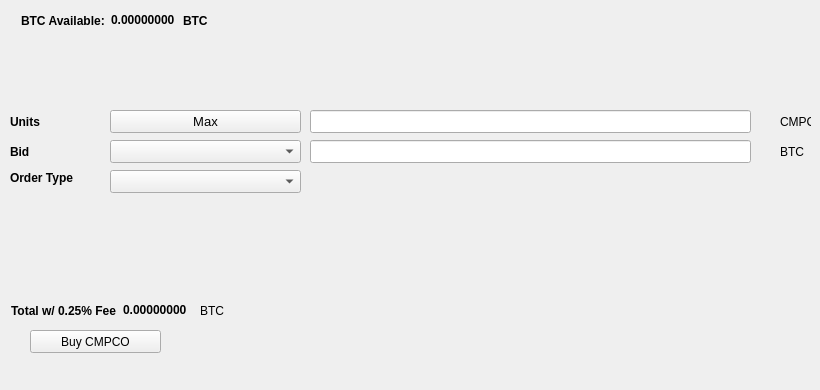
   <widget class="QWidget" name="BuyTab">
    <attribute name="title">
     <string>Buy</string>
    </attribute>
    <widget class="QPushButton" name="BuyCMPCO">
     <property name="geometry">
      <rect>
       <x>30</x>
       <y>330</y>
       <width>131</width>
       <height>23</height>
      </rect>
     </property>
     <property name="text">
      <string>Buy CMPCO</string>
     </property>
     <property name="icon">
      <iconset resource="../cmpco.qrc">
       <normaloff>:/icons/bitcoin</normaloff>:/icons/bitcoin</iconset>
     </property>
    </widget>
    <widget class="QLabel" name="label_3">
     <property name="geometry">
      <rect>
       <x>10</x>
       <y>110</y>
       <width>46</width>
       <height>23</height>
      </rect>
     </property>
     <property name="font">
      <font>
       <weight>75</weight>
       <bold>true</bold>
      </font>
     </property>
     <property name="text">
      <string>Units</string>
     </property>
    </widget>
    <widget class="QLineEdit" name="UnitsInput">
     <property name="geometry">
      <rect>
       <x>310</x>
       <y>110</y>
       <width>441</width>
       <height>23</height>
      </rect>
     </property>
     <property name="font">
      <font>
       <pointsize>9</pointsize>
       <weight>75</weight>
       <bold>true</bold>
      </font>
     </property>
    </widget>
    <widget class="QLineEdit" name="BuyBidPriceEdit">
     <property name="geometry">
      <rect>
       <x>310</x>
       <y>140</y>
       <width>441</width>
       <height>23</height>
      </rect>
     </property>
     <property name="font">
      <font>
       <pointsize>9</pointsize>
       <weight>75</weight>
       <bold>true</bold>
      </font>
     </property>
    </widget>
    <widget class="QLabel" name="label_4">
     <property name="geometry">
      <rect>
       <x>780</x>
       <y>110</y>
       <width>31</width>
       <height>23</height>
      </rect>
     </property>
     <property name="text">
      <string>CMPCO</string>
     </property>
    </widget>
    <widget class="QLabel" name="label_5">
     <property name="geometry">
      <rect>
       <x>780</x>
       <y>140</y>
       <width>31</width>
       <height>23</height>
      </rect>
     </property>
     <property name="text">
      <string>BTC</string>
     </property>
    </widget>
    <widget class="QLabel" name="label_6">
     <property name="geometry">
      <rect>
       <x>10</x>
       <y>140</y>
       <width>46</width>
       <height>23</height>
      </rect>
     </property>
     <property name="font">
      <font>
       <weight>75</weight>
       <bold>true</bold>
      </font>
     </property>
     <property name="text">
      <string>Bid</string>
     </property>
    </widget>
    <widget class="QLabel" name="label_7">
     <property name="geometry">
      <rect>
       <x>10</x>
       <y>170</y>
       <width>91</width>
       <height>16</height>
      </rect>
     </property>
     <property name="font">
      <font>
       <weight>75</weight>
       <bold>true</bold>
      </font>
     </property>
     <property name="text">
      <string>Order Type</string>
     </property>
    </widget>
    <widget class="QPushButton" name="Buy_Max_Amount">
     <property name="geometry">
      <rect>
       <x>110</x>
       <y>110</y>
       <width>191</width>
       <height>23</height>
      </rect>
     </property>
     <property name="font">
      <font>
       <pointsize>10</pointsize>
      </font>
     </property>
     <property name="text">
      <string>Max</string>
     </property>
    </widget>
    <widget class="QComboBox" name="BuyBidcomboBox">
     <property name="geometry">
      <rect>
       <x>110</x>
       <y>140</y>
       <width>191</width>
       <height>23</height>
      </rect>
     </property>
     <property name="font">
      <font>
       <pointsize>10</pointsize>
      </font>
     </property>
    </widget>
    <widget class="QComboBox" name="buyOrdertypeCombo">
     <property name="geometry">
      <rect>
       <x>110</x>
       <y>170</y>
       <width>191</width>
       <height>23</height>
      </rect>
     </property>
     <property name="font">
      <font>
       <pointsize>10</pointsize>
      </font>
     </property>
    </widget>
    <widget class="QWidget" name="layoutWidget1">
     <property name="geometry">
      <rect>
       <x>21</x>
       <y>11</y>
       <width>227</width>
       <height>19</height>
      </rect>
     </property>
     <layout class="QHBoxLayout" name="horizontalLayout_3">
      <item>
       <widget class="QLabel" name="label232">
        <property name="font">
         <font>
          <weight>75</weight>
          <bold>true</bold>
         </font>
        </property>
        <property name="text">
         <string>BTC Available:</string>
        </property>
       </widget>
      </item>
      <item>
       <widget class="QLabel" name="BtcAvailableLbl">
        <property name="palette">
         <palette>
          <active>
           <colorrole role="WindowText">
            <brush brushstyle="SolidPattern">
             <color alpha="255">
              <red>0</red>
              <green>0</green>
              <blue>0</blue>
             </color>
            </brush>
           </colorrole>
           <colorrole role="Button">
            <brush brushstyle="SolidPattern">
             <color alpha="255">
              <red>0</red>
              <green>170</green>
              <blue>0</blue>
             </color>
            </brush>
           </colorrole>
           <colorrole role="Light">
            <brush brushstyle="SolidPattern">
             <color alpha="255">
              <red>0</red>
              <green>255</green>
              <blue>0</blue>
             </color>
            </brush>
           </colorrole>
           <colorrole role="Midlight">
            <brush brushstyle="SolidPattern">
             <color alpha="255">
              <red>0</red>
              <green>212</green>
              <blue>0</blue>
             </color>
            </brush>
           </colorrole>
           <colorrole role="Dark">
            <brush brushstyle="SolidPattern">
             <color alpha="255">
              <red>0</red>
              <green>85</green>
              <blue>0</blue>
             </color>
            </brush>
           </colorrole>
           <colorrole role="Mid">
            <brush brushstyle="SolidPattern">
             <color alpha="255">
              <red>0</red>
              <green>113</green>
              <blue>0</blue>
             </color>
            </brush>
           </colorrole>
           <colorrole role="Text">
            <brush brushstyle="SolidPattern">
             <color alpha="255">
              <red>0</red>
              <green>170</green>
              <blue>0</blue>
             </color>
            </brush>
           </colorrole>
           <colorrole role="BrightText">
            <brush brushstyle="SolidPattern">
             <color alpha="255">
              <red>255</red>
              <green>255</green>
              <blue>255</blue>
             </color>
            </brush>
           </colorrole>
           <colorrole role="ButtonText">
            <brush brushstyle="SolidPattern">
             <color alpha="255">
              <red>0</red>
              <green>0</green>
              <blue>0</blue>
             </color>
            </brush>
           </colorrole>
           <colorrole role="Base">
            <brush brushstyle="SolidPattern">
             <color alpha="255">
              <red>255</red>
              <green>255</green>
              <blue>255</blue>
             </color>
            </brush>
           </colorrole>
           <colorrole role="Window">
            <brush brushstyle="SolidPattern">
             <color alpha="255">
              <red>0</red>
              <green>170</green>
              <blue>0</blue>
             </color>
            </brush>
           </colorrole>
           <colorrole role="Shadow">
            <brush brushstyle="SolidPattern">
             <color alpha="255">
              <red>0</red>
              <green>0</green>
              <blue>0</blue>
             </color>
            </brush>
           </colorrole>
           <colorrole role="AlternateBase">
            <brush brushstyle="SolidPattern">
             <color alpha="255">
              <red>127</red>
              <green>212</green>
              <blue>127</blue>
             </color>
            </brush>
           </colorrole>
           <colorrole role="ToolTipBase">
            <brush brushstyle="SolidPattern">
             <color alpha="255">
              <red>255</red>
              <green>255</green>
              <blue>220</blue>
             </color>
            </brush>
           </colorrole>
           <colorrole role="ToolTipText">
            <brush brushstyle="SolidPattern">
             <color alpha="255">
              <red>0</red>
              <green>0</green>
              <blue>0</blue>
             </color>
            </brush>
           </colorrole>
          </active>
          <inactive>
           <colorrole role="WindowText">
            <brush brushstyle="SolidPattern">
             <color alpha="255">
              <red>0</red>
              <green>0</green>
              <blue>0</blue>
             </color>
            </brush>
           </colorrole>
           <colorrole role="Button">
            <brush brushstyle="SolidPattern">
             <color alpha="255">
              <red>0</red>
              <green>170</green>
              <blue>0</blue>
             </color>
            </brush>
           </colorrole>
           <colorrole role="Light">
            <brush brushstyle="SolidPattern">
             <color alpha="255">
              <red>0</red>
              <green>255</green>
              <blue>0</blue>
             </color>
            </brush>
           </colorrole>
           <colorrole role="Midlight">
            <brush brushstyle="SolidPattern">
             <color alpha="255">
              <red>0</red>
              <green>212</green>
              <blue>0</blue>
             </color>
            </brush>
           </colorrole>
           <colorrole role="Dark">
            <brush brushstyle="SolidPattern">
             <color alpha="255">
              <red>0</red>
              <green>85</green>
              <blue>0</blue>
             </color>
            </brush>
           </colorrole>
           <colorrole role="Mid">
            <brush brushstyle="SolidPattern">
             <color alpha="255">
              <red>0</red>
              <green>113</green>
              <blue>0</blue>
             </color>
            </brush>
           </colorrole>
           <colorrole role="Text">
            <brush brushstyle="SolidPattern">
             <color alpha="255">
              <red>0</red>
              <green>170</green>
              <blue>0</blue>
             </color>
            </brush>
           </colorrole>
           <colorrole role="BrightText">
            <brush brushstyle="SolidPattern">
             <color alpha="255">
              <red>255</red>
              <green>255</green>
              <blue>255</blue>
             </color>
            </brush>
           </colorrole>
           <colorrole role="ButtonText">
            <brush brushstyle="SolidPattern">
             <color alpha="255">
              <red>0</red>
              <green>0</green>
              <blue>0</blue>
             </color>
            </brush>
           </colorrole>
           <colorrole role="Base">
            <brush brushstyle="SolidPattern">
             <color alpha="255">
              <red>255</red>
              <green>255</green>
              <blue>255</blue>
             </color>
            </brush>
           </colorrole>
           <colorrole role="Window">
            <brush brushstyle="SolidPattern">
             <color alpha="255">
              <red>0</red>
              <green>170</green>
              <blue>0</blue>
             </color>
            </brush>
           </colorrole>
           <colorrole role="Shadow">
            <brush brushstyle="SolidPattern">
             <color alpha="255">
              <red>0</red>
              <green>0</green>
              <blue>0</blue>
             </color>
            </brush>
           </colorrole>
           <colorrole role="AlternateBase">
            <brush brushstyle="SolidPattern">
             <color alpha="255">
              <red>127</red>
              <green>212</green>
              <blue>127</blue>
             </color>
            </brush>
           </colorrole>
           <colorrole role="ToolTipBase">
            <brush brushstyle="SolidPattern">
             <color alpha="255">
              <red>255</red>
              <green>255</green>
              <blue>220</blue>
             </color>
            </brush>
           </colorrole>
           <colorrole role="ToolTipText">
            <brush brushstyle="SolidPattern">
             <color alpha="255">
              <red>0</red>
              <green>0</green>
              <blue>0</blue>
             </color>
            </brush>
           </colorrole>
          </inactive>
          <disabled>
           <colorrole role="WindowText">
            <brush brushstyle="SolidPattern">
             <color alpha="255">
              <red>0</red>
              <green>85</green>
              <blue>0</blue>
             </color>
            </brush>
           </colorrole>
           <colorrole role="Button">
            <brush brushstyle="SolidPattern">
             <color alpha="255">
              <red>0</red>
              <green>170</green>
              <blue>0</blue>
             </color>
            </brush>
           </colorrole>
           <colorrole role="Light">
            <brush brushstyle="SolidPattern">
             <color alpha="255">
              <red>0</red>
              <green>255</green>
              <blue>0</blue>
             </color>
            </brush>
           </colorrole>
           <colorrole role="Midlight">
            <brush brushstyle="SolidPattern">
             <color alpha="255">
              <red>0</red>
              <green>212</green>
              <blue>0</blue>
             </color>
            </brush>
           </colorrole>
           <colorrole role="Dark">
            <brush brushstyle="SolidPattern">
             <color alpha="255">
              <red>0</red>
              <green>85</green>
              <blue>0</blue>
             </color>
            </brush>
           </colorrole>
           <colorrole role="Mid">
            <brush brushstyle="SolidPattern">
             <color alpha="255">
              <red>0</red>
              <green>113</green>
              <blue>0</blue>
             </color>
            </brush>
           </colorrole>
           <colorrole role="Text">
            <brush brushstyle="SolidPattern">
             <color alpha="255">
              <red>0</red>
              <green>85</green>
              <blue>0</blue>
             </color>
            </brush>
           </colorrole>
           <colorrole role="BrightText">
            <brush brushstyle="SolidPattern">
             <color alpha="255">
              <red>255</red>
              <green>255</green>
              <blue>255</blue>
             </color>
            </brush>
           </colorrole>
           <colorrole role="ButtonText">
            <brush brushstyle="SolidPattern">
             <color alpha="255">
              <red>0</red>
              <green>85</green>
              <blue>0</blue>
             </color>
            </brush>
           </colorrole>
           <colorrole role="Base">
            <brush brushstyle="SolidPattern">
             <color alpha="255">
              <red>0</red>
              <green>170</green>
              <blue>0</blue>
             </color>
            </brush>
           </colorrole>
           <colorrole role="Window">
            <brush brushstyle="SolidPattern">
             <color alpha="255">
              <red>0</red>
              <green>170</green>
              <blue>0</blue>
             </color>
            </brush>
           </colorrole>
           <colorrole role="Shadow">
            <brush brushstyle="SolidPattern">
             <color alpha="255">
              <red>0</red>
              <green>0</green>
              <blue>0</blue>
             </color>
            </brush>
           </colorrole>
           <colorrole role="AlternateBase">
            <brush brushstyle="SolidPattern">
             <color alpha="255">
              <red>0</red>
              <green>170</green>
              <blue>0</blue>
             </color>
            </brush>
           </colorrole>
           <colorrole role="ToolTipBase">
            <brush brushstyle="SolidPattern">
             <color alpha="255">
              <red>255</red>
              <green>255</green>
              <blue>220</blue>
             </color>
            </brush>
           </colorrole>
           <colorrole role="ToolTipText">
            <brush brushstyle="SolidPattern">
             <color alpha="255">
              <red>0</red>
              <green>0</green>
              <blue>0</blue>
             </color>
            </brush>
           </colorrole>
          </disabled>
         </palette>
        </property>
        <property name="font">
         <font>
          <weight>75</weight>
          <bold>true</bold>
         </font>
        </property>
        <property name="text">
         <string>0.00000000</string>
        </property>
        <property name="textInteractionFlags">
         <set>Qt::LinksAccessibleByMouse|Qt::TextSelectableByKeyboard|Qt::TextSelectableByMouse</set>
        </property>
       </widget>
      </item>
      <item>
       <widget class="QLabel" name="BtcAvailableLbl_2">
        <property name="font">
         <font>
          <weight>75</weight>
          <bold>true</bold>
         </font>
        </property>
        <property name="text">
         <string>BTC</string>
        </property>
       </widget>
      </item>
     </layout>
    </widget>
    <widget class="QWidget" name="layoutWidge2">
     <property name="geometry">
      <rect>
       <x>11</x>
       <y>301</y>
       <width>259</width>
       <height>19</height>
      </rect>
     </property>
     <layout class="QHBoxLayout" name="horizontalLayout_4">
      <item>
       <widget class="QLabel" name="label_9">
        <property name="font">
         <font>
          <weight>75</weight>
          <bold>true</bold>
         </font>
        </property>
        <property name="text">
         <string>Total w/ 0.25% Fee</string>
        </property>
       </widget>
      </item>
      <item>
       <widget class="QLabel" name="BuyCostLabel">
        <property name="palette">
         <palette>
          <active>
           <colorrole role="WindowText">
            <brush brushstyle="SolidPattern">
             <color alpha="255">
              <red>0</red>
              <green>0</green>
              <blue>0</blue>
             </color>
            </brush>
           </colorrole>
           <colorrole role="Button">
            <brush brushstyle="SolidPattern">
             <color alpha="255">
              <red>0</red>
              <green>170</green>
              <blue>0</blue>
             </color>
            </brush>
           </colorrole>
           <colorrole role="Light">
            <brush brushstyle="SolidPattern">
             <color alpha="255">
              <red>0</red>
              <green>255</green>
              <blue>0</blue>
             </color>
            </brush>
           </colorrole>
           <colorrole role="Midlight">
            <brush brushstyle="SolidPattern">
             <color alpha="255">
              <red>0</red>
              <green>212</green>
              <blue>0</blue>
             </color>
            </brush>
           </colorrole>
           <colorrole role="Dark">
            <brush brushstyle="SolidPattern">
             <color alpha="255">
              <red>0</red>
              <green>85</green>
              <blue>0</blue>
             </color>
            </brush>
           </colorrole>
           <colorrole role="Mid">
            <brush brushstyle="SolidPattern">
             <color alpha="255">
              <red>0</red>
              <green>113</green>
              <blue>0</blue>
             </color>
            </brush>
           </colorrole>
           <colorrole role="Text">
            <brush brushstyle="SolidPattern">
             <color alpha="255">
              <red>0</red>
              <green>170</green>
              <blue>0</blue>
             </color>
            </brush>
           </colorrole>
           <colorrole role="BrightText">
            <brush brushstyle="SolidPattern">
             <color alpha="255">
              <red>255</red>
              <green>255</green>
              <blue>255</blue>
             </color>
            </brush>
           </colorrole>
           <colorrole role="ButtonText">
            <brush brushstyle="SolidPattern">
             <color alpha="255">
              <red>0</red>
              <green>0</green>
              <blue>0</blue>
             </color>
            </brush>
           </colorrole>
           <colorrole role="Base">
            <brush brushstyle="SolidPattern">
             <color alpha="255">
              <red>255</red>
              <green>255</green>
              <blue>255</blue>
             </color>
            </brush>
           </colorrole>
           <colorrole role="Window">
            <brush brushstyle="SolidPattern">
             <color alpha="255">
              <red>0</red>
              <green>170</green>
              <blue>0</blue>
             </color>
            </brush>
           </colorrole>
           <colorrole role="Shadow">
            <brush brushstyle="SolidPattern">
             <color alpha="255">
              <red>0</red>
              <green>0</green>
              <blue>0</blue>
             </color>
            </brush>
           </colorrole>
           <colorrole role="AlternateBase">
            <brush brushstyle="SolidPattern">
             <color alpha="255">
              <red>127</red>
              <green>212</green>
              <blue>127</blue>
             </color>
            </brush>
           </colorrole>
           <colorrole role="ToolTipBase">
            <brush brushstyle="SolidPattern">
             <color alpha="255">
              <red>255</red>
              <green>255</green>
              <blue>220</blue>
             </color>
            </brush>
           </colorrole>
           <colorrole role="ToolTipText">
            <brush brushstyle="SolidPattern">
             <color alpha="255">
              <red>0</red>
              <green>0</green>
              <blue>0</blue>
             </color>
            </brush>
           </colorrole>
          </active>
          <inactive>
           <colorrole role="WindowText">
            <brush brushstyle="SolidPattern">
             <color alpha="255">
              <red>0</red>
              <green>0</green>
              <blue>0</blue>
             </color>
            </brush>
           </colorrole>
           <colorrole role="Button">
            <brush brushstyle="SolidPattern">
             <color alpha="255">
              <red>0</red>
              <green>170</green>
              <blue>0</blue>
             </color>
            </brush>
           </colorrole>
           <colorrole role="Light">
            <brush brushstyle="SolidPattern">
             <color alpha="255">
              <red>0</red>
              <green>255</green>
              <blue>0</blue>
             </color>
            </brush>
           </colorrole>
           <colorrole role="Midlight">
            <brush brushstyle="SolidPattern">
             <color alpha="255">
              <red>0</red>
              <green>212</green>
              <blue>0</blue>
             </color>
            </brush>
           </colorrole>
           <colorrole role="Dark">
            <brush brushstyle="SolidPattern">
             <color alpha="255">
              <red>0</red>
              <green>85</green>
              <blue>0</blue>
             </color>
            </brush>
           </colorrole>
           <colorrole role="Mid">
            <brush brushstyle="SolidPattern">
             <color alpha="255">
              <red>0</red>
              <green>113</green>
              <blue>0</blue>
             </color>
            </brush>
           </colorrole>
           <colorrole role="Text">
            <brush brushstyle="SolidPattern">
             <color alpha="255">
              <red>0</red>
              <green>170</green>
              <blue>0</blue>
             </color>
            </brush>
           </colorrole>
           <colorrole role="BrightText">
            <brush brushstyle="SolidPattern">
             <color alpha="255">
              <red>255</red>
              <green>255</green>
              <blue>255</blue>
             </color>
            </brush>
           </colorrole>
           <colorrole role="ButtonText">
            <brush brushstyle="SolidPattern">
             <color alpha="255">
              <red>0</red>
              <green>0</green>
              <blue>0</blue>
             </color>
            </brush>
           </colorrole>
           <colorrole role="Base">
            <brush brushstyle="SolidPattern">
             <color alpha="255">
              <red>255</red>
              <green>255</green>
              <blue>255</blue>
             </color>
            </brush>
           </colorrole>
           <colorrole role="Window">
            <brush brushstyle="SolidPattern">
             <color alpha="255">
              <red>0</red>
              <green>170</green>
              <blue>0</blue>
             </color>
            </brush>
           </colorrole>
           <colorrole role="Shadow">
            <brush brushstyle="SolidPattern">
             <color alpha="255">
              <red>0</red>
              <green>0</green>
              <blue>0</blue>
             </color>
            </brush>
           </colorrole>
           <colorrole role="AlternateBase">
            <brush brushstyle="SolidPattern">
             <color alpha="255">
              <red>127</red>
              <green>212</green>
              <blue>127</blue>
             </color>
            </brush>
           </colorrole>
           <colorrole role="ToolTipBase">
            <brush brushstyle="SolidPattern">
             <color alpha="255">
              <red>255</red>
              <green>255</green>
              <blue>220</blue>
             </color>
            </brush>
           </colorrole>
           <colorrole role="ToolTipText">
            <brush brushstyle="SolidPattern">
             <color alpha="255">
              <red>0</red>
              <green>0</green>
              <blue>0</blue>
             </color>
            </brush>
           </colorrole>
          </inactive>
          <disabled>
           <colorrole role="WindowText">
            <brush brushstyle="SolidPattern">
             <color alpha="255">
              <red>0</red>
              <green>85</green>
              <blue>0</blue>
             </color>
            </brush>
           </colorrole>
           <colorrole role="Button">
            <brush brushstyle="SolidPattern">
             <color alpha="255">
              <red>0</red>
              <green>170</green>
              <blue>0</blue>
             </color>
            </brush>
           </colorrole>
           <colorrole role="Light">
            <brush brushstyle="SolidPattern">
             <color alpha="255">
              <red>0</red>
              <green>255</green>
              <blue>0</blue>
             </color>
            </brush>
           </colorrole>
           <colorrole role="Midlight">
            <brush brushstyle="SolidPattern">
             <color alpha="255">
              <red>0</red>
              <green>212</green>
              <blue>0</blue>
             </color>
            </brush>
           </colorrole>
           <colorrole role="Dark">
            <brush brushstyle="SolidPattern">
             <color alpha="255">
              <red>0</red>
              <green>85</green>
              <blue>0</blue>
             </color>
            </brush>
           </colorrole>
           <colorrole role="Mid">
            <brush brushstyle="SolidPattern">
             <color alpha="255">
              <red>0</red>
              <green>113</green>
              <blue>0</blue>
             </color>
            </brush>
           </colorrole>
           <colorrole role="Text">
            <brush brushstyle="SolidPattern">
             <color alpha="255">
              <red>0</red>
              <green>85</green>
              <blue>0</blue>
             </color>
            </brush>
           </colorrole>
           <colorrole role="BrightText">
            <brush brushstyle="SolidPattern">
             <color alpha="255">
              <red>255</red>
              <green>255</green>
              <blue>255</blue>
             </color>
            </brush>
           </colorrole>
           <colorrole role="ButtonText">
            <brush brushstyle="SolidPattern">
             <color alpha="255">
              <red>0</red>
              <green>85</green>
              <blue>0</blue>
             </color>
            </brush>
           </colorrole>
           <colorrole role="Base">
            <brush brushstyle="SolidPattern">
             <color alpha="255">
              <red>0</red>
              <green>170</green>
              <blue>0</blue>
             </color>
            </brush>
           </colorrole>
           <colorrole role="Window">
            <brush brushstyle="SolidPattern">
             <color alpha="255">
              <red>0</red>
              <green>170</green>
              <blue>0</blue>
             </color>
            </brush>
           </colorrole>
           <colorrole role="Shadow">
            <brush brushstyle="SolidPattern">
             <color alpha="255">
              <red>0</red>
              <green>0</green>
              <blue>0</blue>
             </color>
            </brush>
           </colorrole>
           <colorrole role="AlternateBase">
            <brush brushstyle="SolidPattern">
             <color alpha="255">
              <red>0</red>
              <green>170</green>
              <blue>0</blue>
             </color>
            </brush>
           </colorrole>
           <colorrole role="ToolTipBase">
            <brush brushstyle="SolidPattern">
             <color alpha="255">
              <red>255</red>
              <green>255</green>
              <blue>220</blue>
             </color>
            </brush>
           </colorrole>
           <colorrole role="ToolTipText">
            <brush brushstyle="SolidPattern">
             <color alpha="255">
              <red>0</red>
              <green>0</green>
              <blue>0</blue>
             </color>
            </brush>
           </colorrole>
          </disabled>
         </palette>
        </property>
        <property name="font">
         <font>
          <weight>75</weight>
          <bold>true</bold>
         </font>
        </property>
        <property name="autoFillBackground">
         <bool>false</bool>
        </property>
        <property name="text">
         <string>0.00000000</string>
        </property>
        <property name="textInteractionFlags">
         <set>Qt::LinksAccessibleByMouse|Qt::TextSelectableByMouse</set>
        </property>
       </widget>
      </item>
      <item>
       <widget class="QLabel" name="label_10">
        <property name="font">
         <font>
          <weight>50</weight>
          <bold>false</bold>
         </font>
        </property>
        <property name="text">
         <string>BTC</string>
        </property>
       </widget>
      </item>
     </layout>
    </widget>
    <widget class="QLabel" name="label_24">
     <property name="geometry">
      <rect>
       <x>460</x>
       <y>300</y>
       <width>281</width>
       <height>81</height>
      </rect>
     </property>
     <property name="text">
      <string/>
     </property>
     <property name="pixmap">
      <pixmap>:/images/bittrex</pixmap>
     </property>
    </widget>
   </widget>
